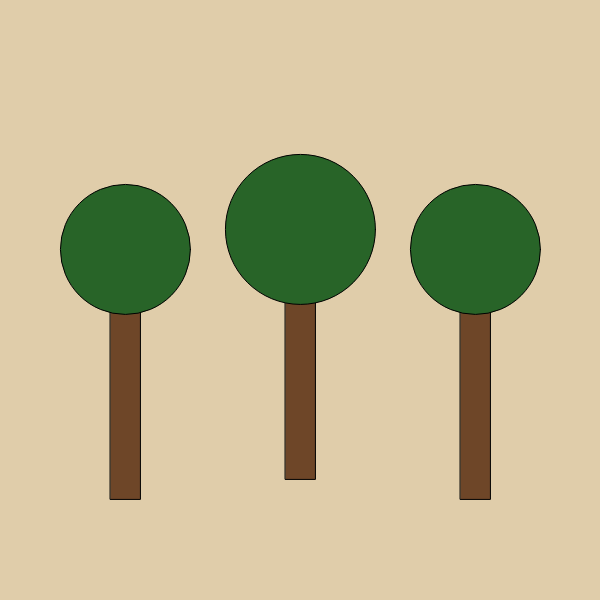
Frame 1 (no input)
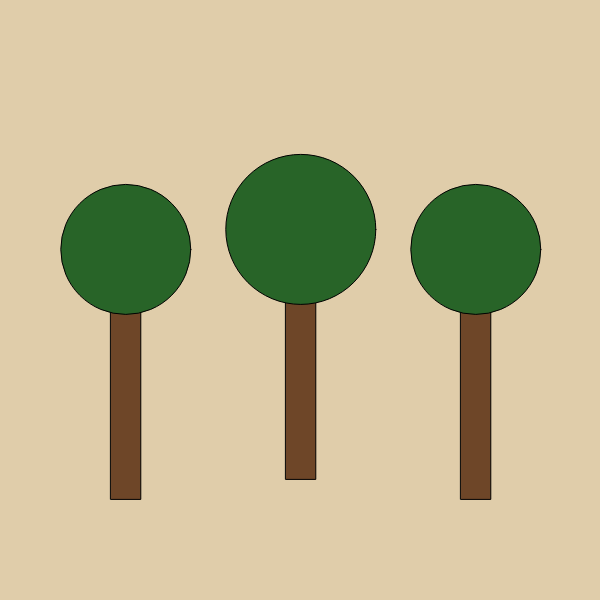
Frame 60 (no input)
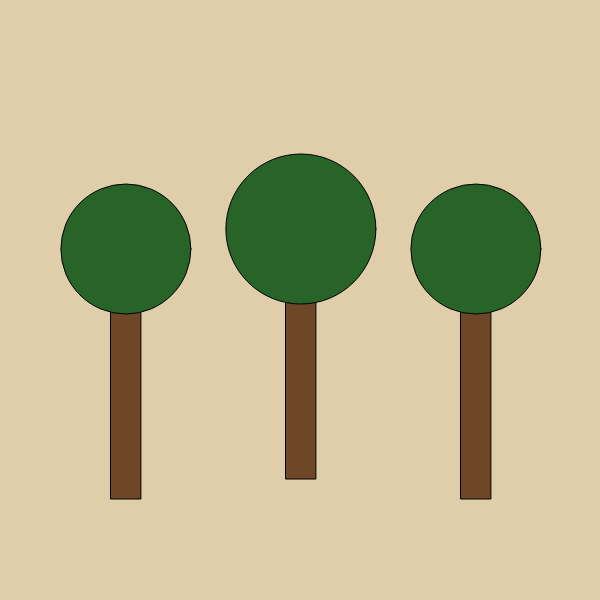
Frame 120 (the mouse pressed at the canvas centre since frame 60)

The p5.js sketch that drew these frames (run headless with seeded random() and noise() and a simulated clock; from frame 60 on, the mouse is pressed at the canvas centre):

// p5.js sketch
// ── sketch.js
/*
Name: Emily Chavez
Title: Autumn Trees
Instructions:
Hold any key and move your mouse to release autumn leaves.
The leaves change color depending on the mouse position.
*/

let canvasSize = 600;
let centerX = 300;

let leafX;
let leafY;

let treeMoveX = 0;
let treeMoveY = 0;

function setup() {
  createCanvas(canvasSize, canvasSize);
  background(224, 205, 170);
}

function draw() {

  background(224, 205, 170);

  treeMoveX = random(-1, 1);
  treeMoveY = random(-1, 1);

  drawTrees();

  if (keyIsPressed) {

    let i = 0;

    while (i < 5) {

      leafX = mouseX + random(-30, 30);
      leafY = mouseY + random(-30, 30);

      if (mouseX > 400) {
        fill(190, 65, 20);
      } else if (mouseX > centerX) {
        fill(230, 120, 30);
      } else {
        fill(245, 200, 60);
      }

      noStroke();

      triangle(
        leafX, leafY,
        leafX - 4, leafY + 6,
        leafX + 4, leafY + 6
      );

      i++;
    }
  }
}

function drawTrees() {

  for (let i = 0; i < 3; i++) {

    let treeX = 125 + i * 175;
    let treeY = 250;
    let treeSize = 130;

    if (i == 1) {
      treeY = 230;
      treeSize = 150;
    }

    fill(110, 70, 40);

    rect(
      treeX - 15 + treeMoveX,
      treeY + 50 + treeMoveY,
      30,
      200
    );

    fill(40, 100, 40);

    ellipse(
      treeX + treeMoveX,
      treeY + treeMoveY,
      treeSize,
      treeSize
    );
  }
}
